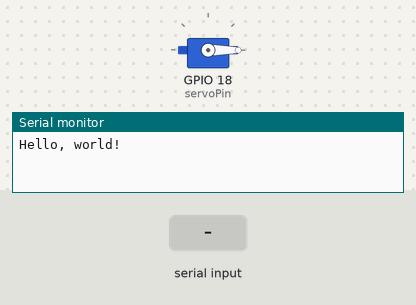
Recording of a program running on a simulated ESP32. Shown: servo, the last lines printed to the serial monitor. The inputs (shaded band) are chosen by the test bench.

Above: at 1.2 s.
1.3 s: "90,45\n" received over Serial
At 2.1 s:
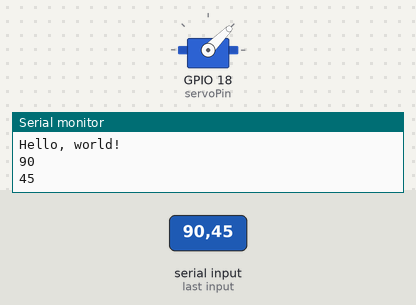
3.8 s: "30,150\n" received over Serial
At 4.3 s:
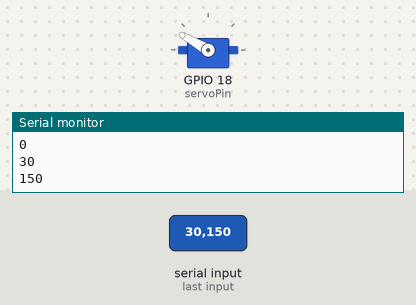
Timing chart, 0 to 6.8 s (numbered marks = the images above; inputs shaded):
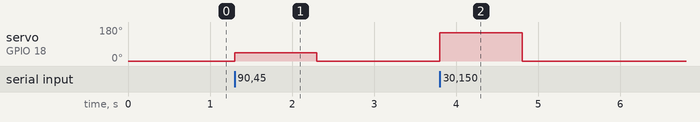

The program:

main.cpp
```cpp
#include <Arduino.h>
#include <ESP32Servo.h>

Servo myservo;      // create servo object to control a servo
int servoPin = 18;  // control pin for servo
int pos = 0;

void setup() {
    Serial.begin(115200);
    Serial.println("Hello, world!");

    // Allow allocation of all timers
    ESP32PWM::allocateTimer(0);
    ESP32PWM::allocateTimer(1);
    ESP32PWM::allocateTimer(2);
    ESP32PWM::allocateTimer(3);
    myservo.setPeriodHertz(50);  // standard 50 hz servo
    myservo.attach(servoPin, 544,
                   2400);  // attaches the servo on pin 18 to the servo object
                           // using default min/max of 1000us and 2000us
    // different servos may require different min/max settings
    // for an accurate 0 to 180 sweep
}

void loop() {
    if (Serial.available()) {
        int val = Serial.parseInt();
        if (val >= 0 && val <= 180) {
            pos = val;
            Serial.println(val);
        }
    }
    myservo.write(pos);
}
```

Measured:
- after the input at 1.3 s, servo on GPIO 18 (servoPin): 0° → 45° at once, → 0° 1.0 s later
- after the input at 3.8 s, servo on GPIO 18 (servoPin): 0° → 150° at once, → 0° 1.0 s later
